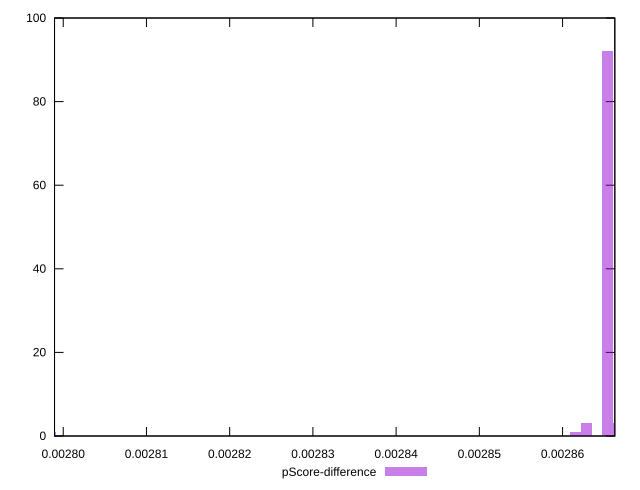

The script that saved this image:
reset

$pScoreDifference <<EOF
0.0027984271885087564 1
0.00286542452451357 92
0.002862847703898 3
0.002866712934821355 3
0.002861559293590215 1
EOF

set key outside below
set boxwidth 0.0000012884103077848786
set xrange [0.002798955218109467:0.002866277779331905]
set yrange [0:100]
set trange [0:100]
set style fill transparent solid 0.5 noborder
set terminal svg size 640, 490 enhanced background rgb 'white'
set output "report_00011_2021-02-09T10:53:21.242Z/uses-long-cache-ttl/samples/pages+cached/pScore-difference/histogram.svg"

plot $pScoreDifference title "pScore-difference" with boxes

reset
